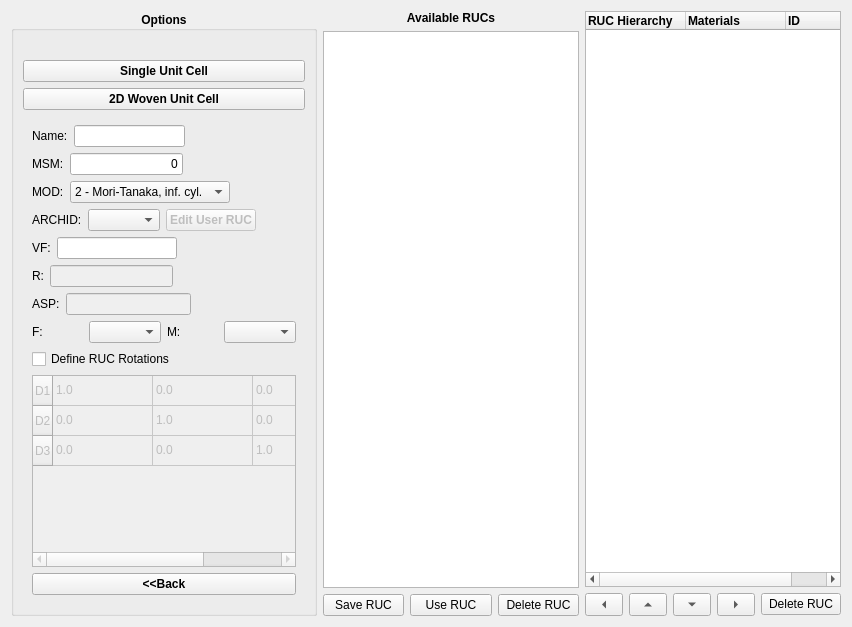
     <widget class="QWidget" name="ruc_tab">
      <attribute name="title">
       <string>*RUC</string>
      </attribute>
      <layout class="QVBoxLayout" name="verticalLayout_13">
       <item>
        <layout class="QHBoxLayout" name="horizontalLayout_39">
         <item>
          <widget class="QGroupBox" name="groupBox">
           <property name="enabled">
            <bool>true</bool>
           </property>
           <property name="font">
            <font>
             <weight>75</weight>
             <bold>true</bold>
            </font>
           </property>
           <property name="title">
            <string>Options</string>
           </property>
           <property name="alignment">
            <set>Qt::AlignCenter</set>
           </property>
           <property name="flat">
            <bool>true</bool>
           </property>
           <layout class="QVBoxLayout" name="verticalLayout_12">
            <item>
             <spacer name="horizontalSpacer_9">
              <property name="orientation">
               <enum>Qt::Horizontal</enum>
              </property>
              <property name="sizeHint" stdset="0">
               <size>
                <width>40</width>
                <height>20</height>
               </size>
              </property>
             </spacer>
            </item>
            <item>
             <widget class="QPushButton" name="pb_RUC">
              <property name="text">
               <string>Single Unit Cell</string>
              </property>
             </widget>
            </item>
            <item>
             <widget class="QPushButton" name="pb_2Dwoven_RUC">
              <property name="enabled">
               <bool>true</bool>
              </property>
              <property name="text">
               <string>2D Woven Unit Cell</string>
              </property>
             </widget>
            </item>
            <item>
             <widget class="QWidget" name="indiv_unit_cell" native="true">
              <property name="enabled">
               <bool>true</bool>
              </property>
              <layout class="QVBoxLayout" name="verticalLayout_42">
               <item>
                <layout class="QVBoxLayout" name="verticalLayout_41">
                 <item>
                  <layout class="QHBoxLayout" name="horizontalLayout_16">
                   <item>
                    <widget class="QLabel" name="label">
                     <property name="font">
                      <font>
                       <weight>50</weight>
                       <bold>false</bold>
                      </font>
                     </property>
                     <property name="text">
                      <string>Name:</string>
                     </property>
                    </widget>
                   </item>
                   <item>
                    <widget class="QLineEdit" name="ruc_name">
                     <property name="font">
                      <font>
                       <weight>50</weight>
                       <bold>false</bold>
                      </font>
                     </property>
                    </widget>
                   </item>
                   <item>
                    <spacer name="horizontalSpacer_4">
                     <property name="orientation">
                      <enum>Qt::Horizontal</enum>
                     </property>
                     <property name="sizeHint" stdset="0">
                      <size>
                       <width>40</width>
                       <height>20</height>
                      </size>
                     </property>
                    </spacer>
                   </item>
                  </layout>
                 </item>
                 <item>
                  <layout class="QHBoxLayout" name="horizontalLayout_31">
                   <item>
                    <widget class="QLabel" name="msm_label">
                     <property name="enabled">
                      <bool>true</bool>
                     </property>
                     <property name="font">
                      <font>
                       <weight>50</weight>
                       <bold>false</bold>
                       <strikeout>false</strikeout>
                      </font>
                     </property>
                     <property name="text">
                      <string>MSM:</string>
                     </property>
                     <property name="alignment">
                      <set>Qt::AlignLeading|Qt::AlignLeft|Qt::AlignVCenter</set>
                     </property>
                    </widget>
                   </item>
                   <item>
                    <widget class="QLineEdit" name="msm_text">
                     <property name="enabled">
                      <bool>true</bool>
                     </property>
                     <property name="font">
                      <font>
                       <weight>50</weight>
                       <bold>false</bold>
                       <strikeout>false</strikeout>
                      </font>
                     </property>
                     <property name="toolTip">
                      <string>Define multiscale material number</string>
                     </property>
                     <property name="text">
                      <string>0</string>
                     </property>
                     <property name="alignment">
                      <set>Qt::AlignRight|Qt::AlignTrailing|Qt::AlignVCenter</set>
                     </property>
                    </widget>
                   </item>
                   <item>
                    <spacer name="horizontalSpacer_10">
                     <property name="orientation">
                      <enum>Qt::Horizontal</enum>
                     </property>
                     <property name="sizeHint" stdset="0">
                      <size>
                       <width>40</width>
                       <height>20</height>
                      </size>
                     </property>
                    </spacer>
                   </item>
                  </layout>
                 </item>
                 <item>
                  <layout class="QHBoxLayout" name="horizontalLayout_32">
                   <item>
                    <widget class="QLabel" name="mod_label">
                     <property name="font">
                      <font>
                       <weight>50</weight>
                       <bold>false</bold>
                      </font>
                     </property>
                     <property name="text">
                      <string>MOD:</string>
                     </property>
                     <property name="alignment">
                      <set>Qt::AlignLeading|Qt::AlignLeft|Qt::AlignVCenter</set>
                     </property>
                    </widget>
                   </item>
                   <item>
                    <widget class="QComboBox" name="mod_cb">
                     <property name="font">
                      <font>
                       <weight>50</weight>
                       <bold>false</bold>
                      </font>
                     </property>
                     <property name="toolTip">
                      <string>Define *RUC MOD parameter</string>
                     </property>
                     <item>
                      <property name="text">
                       <string>2 - Mori-Tanaka, inf. cyl.</string>
                      </property>
                     </item>
                     <item>
                      <property name="text">
                       <string>3 - Mori-Tanaka, sphere</string>
                      </property>
                     </item>
                     <item>
                      <property name="text">
                       <string>102 - GMC2D</string>
                      </property>
                     </item>
                     <item>
                      <property name="text">
                       <string>103 - GMC3D</string>
                      </property>
                     </item>
                     <item>
                      <property name="text">
                       <string>202 - HFGMC2D</string>
                      </property>
                     </item>
                     <item>
                      <property name="text">
                       <string>203 - HFGMC3D</string>
                      </property>
                     </item>
                     <item>
                      <property name="text">
                       <string>302 - PHFGMC2D</string>
                      </property>
                     </item>
                    </widget>
                   </item>
                   <item>
                    <spacer name="horizontalSpacer_11">
                     <property name="orientation">
                      <enum>Qt::Horizontal</enum>
                     </property>
                     <property name="sizeHint" stdset="0">
                      <size>
                       <width>40</width>
                       <height>20</height>
                      </size>
                     </property>
                    </spacer>
                   </item>
                  </layout>
                 </item>
                 <item>
                  <layout class="QHBoxLayout" name="horizontalLayout_33">
                   <item>
                    <widget class="QLabel" name="archid_label">
                     <property name="font">
                      <font>
                       <weight>50</weight>
                       <bold>false</bold>
                      </font>
                     </property>
                     <property name="text">
                      <string>ARCHID:</string>
                     </property>
                     <property name="alignment">
                      <set>Qt::AlignLeading|Qt::AlignLeft|Qt::AlignVCenter</set>
                     </property>
                    </widget>
                   </item>
                   <item>
                    <widget class="QComboBox" name="archid_cb">
                     <property name="font">
                      <font>
                       <weight>50</weight>
                       <bold>false</bold>
                      </font>
                     </property>
                     <property name="toolTip">
                      <string>Define *RUC ARCHID parameter</string>
                     </property>
                    </widget>
                   </item>
                   <item>
                    <widget class="QPushButton" name="ruc_edit_user_pb">
                     <property name="enabled">
                      <bool>false</bool>
                     </property>
                     <property name="text">
                      <string>Edit User RUC</string>
                     </property>
                    </widget>
                   </item>
                   <item>
                    <spacer name="horizontalSpacer_12">
                     <property name="orientation">
                      <enum>Qt::Horizontal</enum>
                     </property>
                     <property name="sizeHint" stdset="0">
                      <size>
                       <width>40</width>
                       <height>20</height>
                      </size>
                     </property>
                    </spacer>
                   </item>
                  </layout>
                 </item>
                 <item>
                  <layout class="QHBoxLayout" name="horizontalLayout_34">
                   <item>
                    <widget class="QLabel" name="vf_label">
                     <property name="font">
                      <font>
                       <weight>50</weight>
                       <bold>false</bold>
                      </font>
                     </property>
                     <property name="text">
                      <string>VF:</string>
                     </property>
                     <property name="alignment">
                      <set>Qt::AlignLeading|Qt::AlignLeft|Qt::AlignVCenter</set>
                     </property>
                    </widget>
                   </item>
                   <item>
                    <widget class="QLineEdit" name="vf_text">
                     <property name="font">
                      <font>
                       <weight>50</weight>
                       <bold>false</bold>
                      </font>
                     </property>
                     <property name="toolTip">
                      <string>Define fiber volume fraction</string>
                     </property>
                    </widget>
                   </item>
                   <item>
                    <spacer name="horizontalSpacer_13">
                     <property name="orientation">
                      <enum>Qt::Horizontal</enum>
                     </property>
                     <property name="sizeHint" stdset="0">
                      <size>
                       <width>40</width>
                       <height>20</height>
                      </size>
                     </property>
                    </spacer>
                   </item>
                  </layout>
                 </item>
                 <item>
                  <layout class="QHBoxLayout" name="horizontalLayout_53">
                   <item>
                    <widget class="QLabel" name="label_2">
                     <property name="font">
                      <font>
                       <weight>50</weight>
                       <bold>false</bold>
                      </font>
                     </property>
                     <property name="text">
                      <string>R:</string>
                     </property>
                    </widget>
                   </item>
                   <item>
                    <widget class="QLineEdit" name="r_text">
                     <property name="enabled">
                      <bool>false</bool>
                     </property>
                     <property name="font">
                      <font>
                       <weight>50</weight>
                       <bold>false</bold>
                      </font>
                     </property>
                    </widget>
                   </item>
                   <item>
                    <spacer name="horizontalSpacer_25">
                     <property name="orientation">
                      <enum>Qt::Horizontal</enum>
                     </property>
                     <property name="sizeHint" stdset="0">
                      <size>
                       <width>40</width>
                       <height>20</height>
                      </size>
                     </property>
                    </spacer>
                   </item>
                  </layout>
                 </item>
                 <item>
                  <layout class="QHBoxLayout" name="horizontalLayout_54">
                   <item>
                    <widget class="QLabel" name="asp_label">
                     <property name="font">
                      <font>
                       <weight>50</weight>
                       <bold>false</bold>
                      </font>
                     </property>
                     <property name="text">
                      <string>ASP:</string>
                     </property>
                    </widget>
                   </item>
                   <item>
                    <widget class="QLineEdit" name="asp_text">
                     <property name="enabled">
                      <bool>false</bool>
                     </property>
                    </widget>
                   </item>
                   <item>
                    <spacer name="horizontalSpacer_28">
                     <property name="orientation">
                      <enum>Qt::Horizontal</enum>
                     </property>
                     <property name="sizeHint" stdset="0">
                      <size>
                       <width>40</width>
                       <height>20</height>
                      </size>
                     </property>
                    </spacer>
                   </item>
                  </layout>
                 </item>
                 <item>
                  <layout class="QHBoxLayout" name="horizontalLayout_11">
                   <item>
                    <widget class="QLabel" name="fruc_label">
                     <property name="font">
                      <font>
                       <weight>50</weight>
                       <bold>false</bold>
                      </font>
                     </property>
                     <property name="text">
                      <string>F:</string>
                     </property>
                     <property name="alignment">
                      <set>Qt::AlignLeading|Qt::AlignLeft|Qt::AlignVCenter</set>
                     </property>
                    </widget>
                   </item>
                   <item>
                    <widget class="QComboBox" name="fruc_cb">
                     <property name="font">
                      <font>
                       <weight>50</weight>
                       <bold>false</bold>
                      </font>
                     </property>
                     <property name="toolTip">
                      <string>Select fiber material</string>
                     </property>
                    </widget>
                   </item>
                   <item>
                    <widget class="QLabel" name="mruc_label">
                     <property name="font">
                      <font>
                       <weight>50</weight>
                       <bold>false</bold>
                      </font>
                     </property>
                     <property name="text">
                      <string>M:</string>
                     </property>
                     <property name="alignment">
                      <set>Qt::AlignLeading|Qt::AlignLeft|Qt::AlignVCenter</set>
                     </property>
                    </widget>
                   </item>
                   <item>
                    <widget class="QComboBox" name="mruc_cb">
                     <property name="font">
                      <font>
                       <weight>50</weight>
                       <bold>false</bold>
                      </font>
                     </property>
                     <property name="toolTip">
                      <string>Select matrix material</string>
                     </property>
                    </widget>
                   </item>
                  </layout>
                 </item>
                 <item>
                  <layout class="QHBoxLayout" name="horizontalLayout_56">
                   <item>
                    <layout class="QVBoxLayout" name="verticalLayout_40">
                     <item>
                      <widget class="QCheckBox" name="ruc_rot_chk">
                       <property name="font">
                        <font>
                         <weight>50</weight>
                         <bold>false</bold>
                        </font>
                       </property>
                       <property name="text">
                        <string>Define RUC Rotations</string>
                       </property>
                      </widget>
                     </item>
                     <item>
                      <widget class="QTableWidget" name="ruc_rot_table">
                       <property name="enabled">
                        <bool>false</bool>
                       </property>
                       <property name="sizePolicy">
                        <sizepolicy hsizetype="Expanding" vsizetype="Maximum">
                         <horstretch>0</horstretch>
                         <verstretch>0</verstretch>
                        </sizepolicy>
                       </property>
                       <property name="minimumSize">
                        <size>
                         <width>0</width>
                         <height>40</height>
                        </size>
                       </property>
                       <property name="font">
                        <font>
                         <weight>50</weight>
                         <bold>false</bold>
                        </font>
                       </property>
                       <attribute name="horizontalHeaderVisible">
                        <bool>false</bool>
                       </attribute>
                       <attribute name="verticalHeaderVisible">
                        <bool>true</bool>
                       </attribute>
                       <row>
                        <property name="text">
                         <string>D1</string>
                        </property>
                       </row>
                       <row>
                        <property name="text">
                         <string>D2</string>
                        </property>
                       </row>
                       <row>
                        <property name="text">
                         <string>D3</string>
                        </property>
                       </row>
                       <column>
                        <property name="text">
                         <string>1</string>
                        </property>
                       </column>
                       <column>
                        <property name="text">
                         <string>2</string>
                        </property>
                       </column>
                       <column>
                        <property name="text">
                         <string>3</string>
                        </property>
                       </column>
                       <item row="0" column="0">
                        <property name="text">
                         <string>1.0</string>
                        </property>
                       </item>
                       <item row="0" column="1">
                        <property name="text">
                         <string>0.0</string>
                        </property>
                       </item>
                       <item row="0" column="2">
                        <property name="text">
                         <string>0.0</string>
                        </property>
                       </item>
                       <item row="1" column="0">
                        <property name="text">
                         <string>0.0</string>
                        </property>
                       </item>
                       <item row="1" column="1">
                        <property name="text">
                         <string>1.0</string>
                        </property>
                       </item>
                       <item row="1" column="2">
                        <property name="text">
                         <string>0.0</string>
                        </property>
                       </item>
                       <item row="2" column="0">
                        <property name="text">
                         <string>0.0</string>
                        </property>
                       </item>
                       <item row="2" column="1">
                        <property name="text">
                         <string>0.0</string>
                        </property>
                       </item>
                       <item row="2" column="2">
                        <property name="text">
                         <string>1.0</string>
                        </property>
                       </item>
                      </widget>
                     </item>
                    </layout>
                   </item>
                  </layout>
                 </item>
                </layout>
               </item>
               <item>
                <widget class="QPushButton" name="pb_RUC_back">
                 <property name="toolTip">
                  <string>Return to previous options</string>
                 </property>
                 <property name="text">
                  <string>&lt;&lt;Back</string>
                 </property>
                </widget>
               </item>
              </layout>
             </widget>
            </item>
           </layout>
          </widget>
         </item>
         <item>
          <layout class="QVBoxLayout" name="verticalLayout_6">
           <item>
            <widget class="QLabel" name="ruc_label">
             <property name="font">
              <font>
               <weight>75</weight>
               <bold>true</bold>
              </font>
             </property>
             <property name="text">
              <string>Available RUCs</string>
             </property>
             <property name="alignment">
              <set>Qt::AlignCenter</set>
             </property>
            </widget>
           </item>
           <item>
            <widget class="QListWidget" name="ruc_list"/>
           </item>
           <item>
            <layout class="QHBoxLayout" name="horizontalLayout_13">
             <item>
              <widget class="QPushButton" name="ruc_save_pb">
               <property name="text">
                <string>Save RUC</string>
               </property>
              </widget>
             </item>
             <item>
              <widget class="QPushButton" name="ruc_use_pb">
               <property name="toolTip">
                <string>Move RUC into model hierarchy</string>
               </property>
               <property name="text">
                <string>Use RUC</string>
               </property>
              </widget>
             </item>
             <item>
              <widget class="QPushButton" name="ruc_delavail_pb">
               <property name="text">
                <string>Delete RUC</string>
               </property>
              </widget>
             </item>
            </layout>
           </item>
          </layout>
         </item>
         <item>
          <layout class="QVBoxLayout" name="verticalLayout_5">
           <item>
            <widget class="QTreeWidget" name="ruc_tree">
             <column>
              <property name="text">
               <string>RUC Hierarchy</string>
              </property>
              <property name="font">
               <font>
                <weight>75</weight>
                <bold>true</bold>
               </font>
              </property>
             </column>
             <column>
              <property name="text">
               <string>Materials</string>
              </property>
              <property name="font">
               <font>
                <weight>75</weight>
                <bold>true</bold>
               </font>
              </property>
             </column>
             <column>
              <property name="text">
               <string>ID</string>
              </property>
              <property name="font">
               <font>
                <weight>75</weight>
                <bold>true</bold>
               </font>
              </property>
             </column>
            </widget>
           </item>
           <item>
            <layout class="QHBoxLayout" name="horizontalLayout_12">
             <item>
              <widget class="QToolButton" name="uplevel_tb">
               <property name="sizePolicy">
                <sizepolicy hsizetype="Expanding" vsizetype="Minimum">
                 <horstretch>0</horstretch>
                 <verstretch>0</verstretch>
                </sizepolicy>
               </property>
               <property name="toolTip">
                <string>Move RUC up one level</string>
               </property>
               <property name="text">
                <string/>
               </property>
               <property name="arrowType">
                <enum>Qt::LeftArrow</enum>
               </property>
              </widget>
             </item>
             <item>
              <widget class="QToolButton" name="upitem_tb">
               <property name="sizePolicy">
                <sizepolicy hsizetype="Expanding" vsizetype="Minimum">
                 <horstretch>0</horstretch>
                 <verstretch>0</verstretch>
                </sizepolicy>
               </property>
               <property name="toolTip">
                <string>Move RUC up within a level</string>
               </property>
               <property name="text">
                <string/>
               </property>
               <property name="arrowType">
                <enum>Qt::UpArrow</enum>
               </property>
              </widget>
             </item>
             <item>
              <widget class="QToolButton" name="downitem_tb">
               <property name="sizePolicy">
                <sizepolicy hsizetype="Expanding" vsizetype="Minimum">
                 <horstretch>0</horstretch>
                 <verstretch>0</verstretch>
                </sizepolicy>
               </property>
               <property name="toolTip">
                <string>Move RUC down within a level</string>
               </property>
               <property name="text">
                <string/>
               </property>
               <property name="arrowType">
                <enum>Qt::DownArrow</enum>
               </property>
              </widget>
             </item>
             <item>
              <widget class="QToolButton" name="downlevel_tb">
               <property name="sizePolicy">
                <sizepolicy hsizetype="Expanding" vsizetype="Minimum">
                 <horstretch>0</horstretch>
                 <verstretch>0</verstretch>
                </sizepolicy>
               </property>
               <property name="toolTip">
                <string>Move RUC down one level</string>
               </property>
               <property name="text">
                <string/>
               </property>
               <property name="arrowType">
                <enum>Qt::RightArrow</enum>
               </property>
              </widget>
             </item>
             <item>
              <widget class="QPushButton" name="ruc_delused_pb">
               <property name="text">
                <string>Delete RUC</string>
               </property>
              </widget>
             </item>
            </layout>
           </item>
          </layout>
         </item>
        </layout>
       </item>
      </layout>
     </widget>
